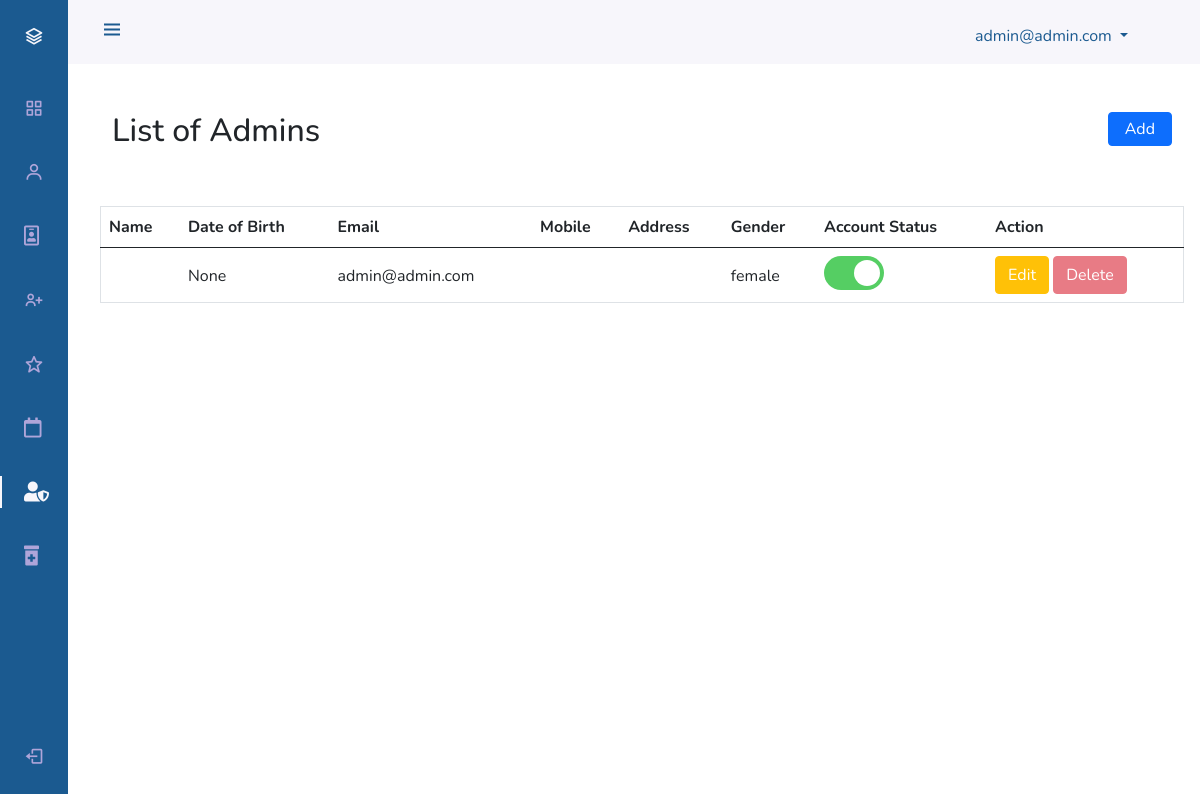
/admindashboard/admins/ (signed in), run on the app's committed database.
### accounts/models.py (models this page shows, shortened)
class User(AbstractUser):
    GENDER_CHOICES = (
    (0, 'male'),
    (1, 'female'),
    (2, 'not specified'),
)
    username = None
    is_doctor = models.BooleanField(default=False)
    is_patient = models.BooleanField(default=True)
    first_name = models.CharField(max_length=100)
    last_name = models.CharField(max_length=100)
    email = models.EmailField(max_length=40,unique=True)
    phone_number = models.CharField(max_length=20)
    address = models.CharField(max_length=100)
    dob = models.DateField(auto_now_add=False,null=True,blank=False)
    gender = models.IntegerField(choices=GENDER_CHOICES,null=False)
    created_at = models.DateTimeField(auto_now_add=True)
    updated_at = models.DateTimeField(auto_now_add=True)
    is_active = models.BooleanField(default=False)
    USERNAME_FIELD = 'email'
    REQUIRED_FIELDS = []
    objects = UserManager()

### admins/decorators.py (the view)
    def wrapper_function(request, *args, **kwargs):
        if not request.user.is_superuser:
            return redirect('/admindashboard/login')
        else:
            return view_function(request, *args, **kwargs)

### admins/views.py (called while the page is built)
@is_user_admin
def adminAdmins(request):
    admins = User.objects.filter(is_superuser = True)
    context = {
        'admin_list':admins
    }
    return render(request,'admindashboard/admin.html',context)

### templates/admindashboard/admin.html (shortened to what this page needs)
{% extends "adminBase.html"%} {% load static %} {% block content %}
{% include 'includes/admin_header.html' %} {% include 'includes/admin_sidebar.html' %}
    <div class="pt-5 mt-5" >
        <div class="container pb-5 ">
            <h2 class="text">List of Admins
                <span>
                    <button type="button" class="btn btn-primary px-3 py-1 float-end fs-6" data-bs-toggle="modal" data-bs-target="#staticBackdrop">
                      Add
                    </button>
                </span>
            </h2>
        </div>
            </div>
            <div class="row pb-2">
                <div class="col ">
                    <table class="table table-hover border" >
                        <thead>
                          <tr class="">
                            <th scope="col">Name</th>
                            <th scope="col" >Date of Birth</th>
                            <th scope="col">Email</th>
                            <th scope="col">Mobile</th>
                            <th scope="col">Address</th>
                            <th scope="col">Gender</th>
                            <th scope="col">Account Status</th>
                            <th scope="col">Action</th>
                          </tr>
                        </thead>
                        <tbody>
                          {% for admin in admin_list %}
                          <tr>
                            <th scope="row">
                                <a href="#" class="name"> </a>
                            </th>
                            <td class="pt-3">{{admin.dob}}</td>
                            <td class="pt-3">{{admin.email}}</td>
                            <td class="pt-3">{{admin.phone_number}}</td>
                            <td class="pt-3">{{admin.address}}</td>
                            <td class="pt-3">{{admin.get_gender_display}}</td>
                            <td>
                                <label class="switch">
                                    <span class="slider round"></span>
                                </label>
                            </td>
                            <td class="pt-2" >
                                <span>
                                    <button class="btn btn-warning text-white" data-bs-toggle="modal" data-bs-target="#staticBackdrop1">Edit</button>
                                    <button class="btn btn-danger text-white {% if user.email == admin.email %}disabled{% endif %}"  data-bs-toggle="modal" data-bs-target="#staticBackdrop2">Delete</button>
                                </span>
                            </td>
                          </tr>
                          {% endfor %}
                        </tbody>
                      </table>
                </div>
        </div>
    {% endblock %}

### templates/includes/admin_header.html (shortened to what this page needs)
{% load static %}
<header class="header" id="header">
    <div class="header_toggle"> <i class='bx bx-menu' id="header-toggle"></i> </div>
    <ul>
        <li class="nav-item dropdown pt-4 m-4">
            <a class="nav-link dropdown-toggle w-25" href="#" id="navbarDropdownMenuLink" role="button" data-bs-toggle="dropdown" aria-expanded="false" style="color: #1B5A90;">
              <span class="">
              </span>
              {{user.email}}
            </a>
          </li>
    </ul>
</header>

### static/css/admin.css (style rules this page uses)
:root { --header-height: 3rem; --nav-width: 68px; --first-color: #1B5A90; --first-color-light: #AFA5D9; --white-color: #F7F6FB; --body-font: 'Nunito', sans-serif; --normal-font-size: 1rem; --z-fixed: 100 }
body { position: relative; margin: var(--header-height) 0 0 0; padding: 0 1rem; font-family: var(--body-font); font-size: var(--normal-font-size); transition: .5s }
.header { width: 100%; height: var(--header-height); position: fixed; top: 0; left: 0; display: flex; align-items: center; justify-content: space-between; padding: 0 1rem; background-color: var(--white-color); z-index: var(--z-fixed); transition: .5s }
.header_toggle { color: var(--first-color); font-size: 1.5rem; cursor: pointer }
@media screen and (min-width: 768px) { body { margin: calc(var(--header-height) + 1rem) 0 0 0; padding-left: calc(var(--nav-width) + 2rem) } }
@media screen and (min-width: 768px) { .header { height: calc(var(--header-height) + 1rem); padding: 0 2rem 0 calc(var(--nav-width) + 2rem) } }
#header ul li { list-style: none; }
.name { text-decoration: none; color: black; }
.switch { position: relative; display: inline-block; width: 60px; height: 34px; }
.slider { position: absolute; cursor: pointer; top: 0; left: 0; right: 0; bottom: 0; background-color: #e0001a; -webkit-transition: .4s; transition: .4s; }
.slider:before { position: absolute; content: ""; height: 26px; width: 26px; left: 4px; bottom: 4px; background-color: white; -webkit-transition: .4s; transition: .4s; }
input:checked + .slider { background-color: #55ce63; }
input:checked + .slider:before { -webkit-transform: translateX(26px); -ms-transform: translateX(26px); transform: translateX(26px); }
.slider.round { border-radius: 34px; }
.slider.round:before { border-radius: 50%; }

### data on the page
User: email "admin@admin.com", dob "None", gender "female"
